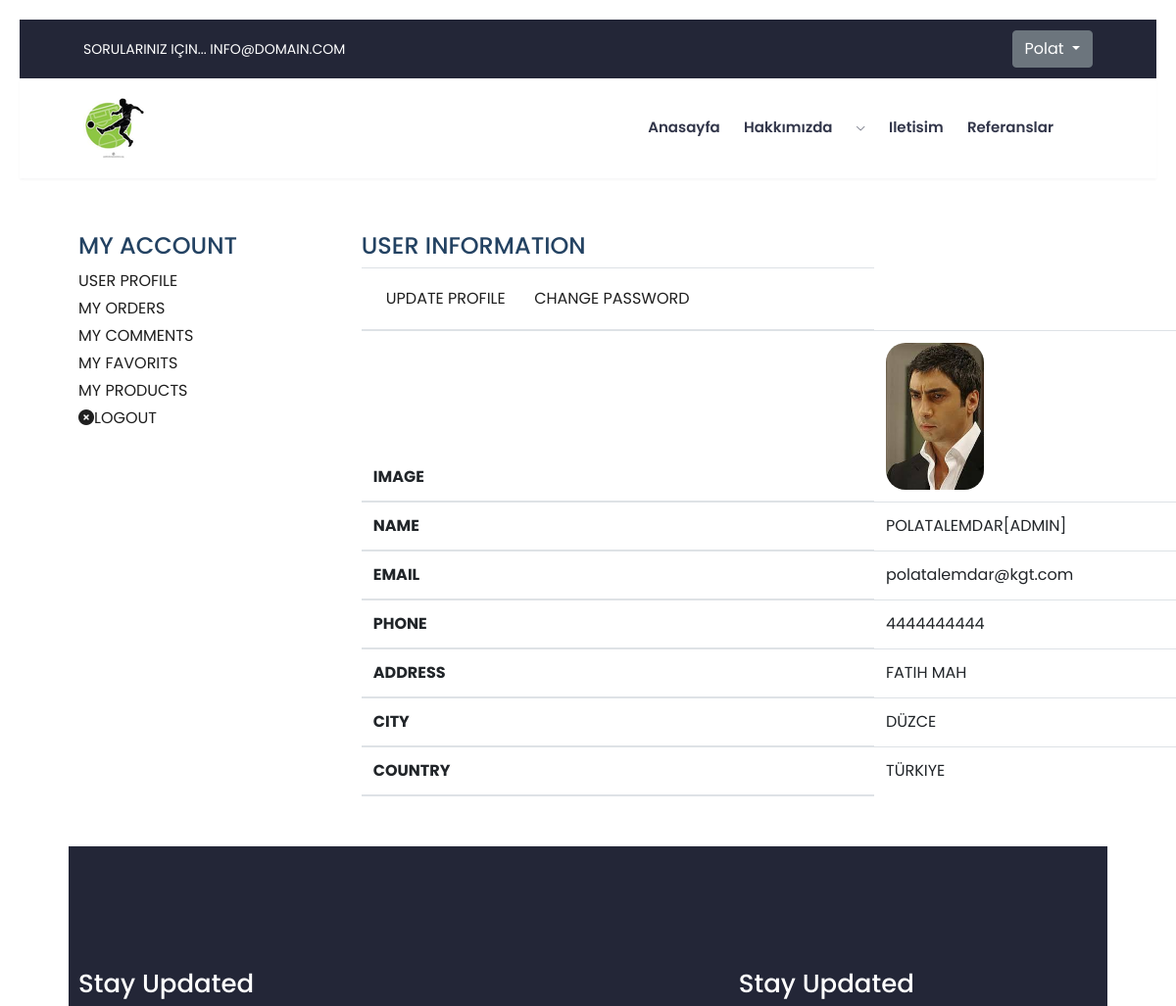
Page /user/ (signed in, upper part) on the earlier database version.
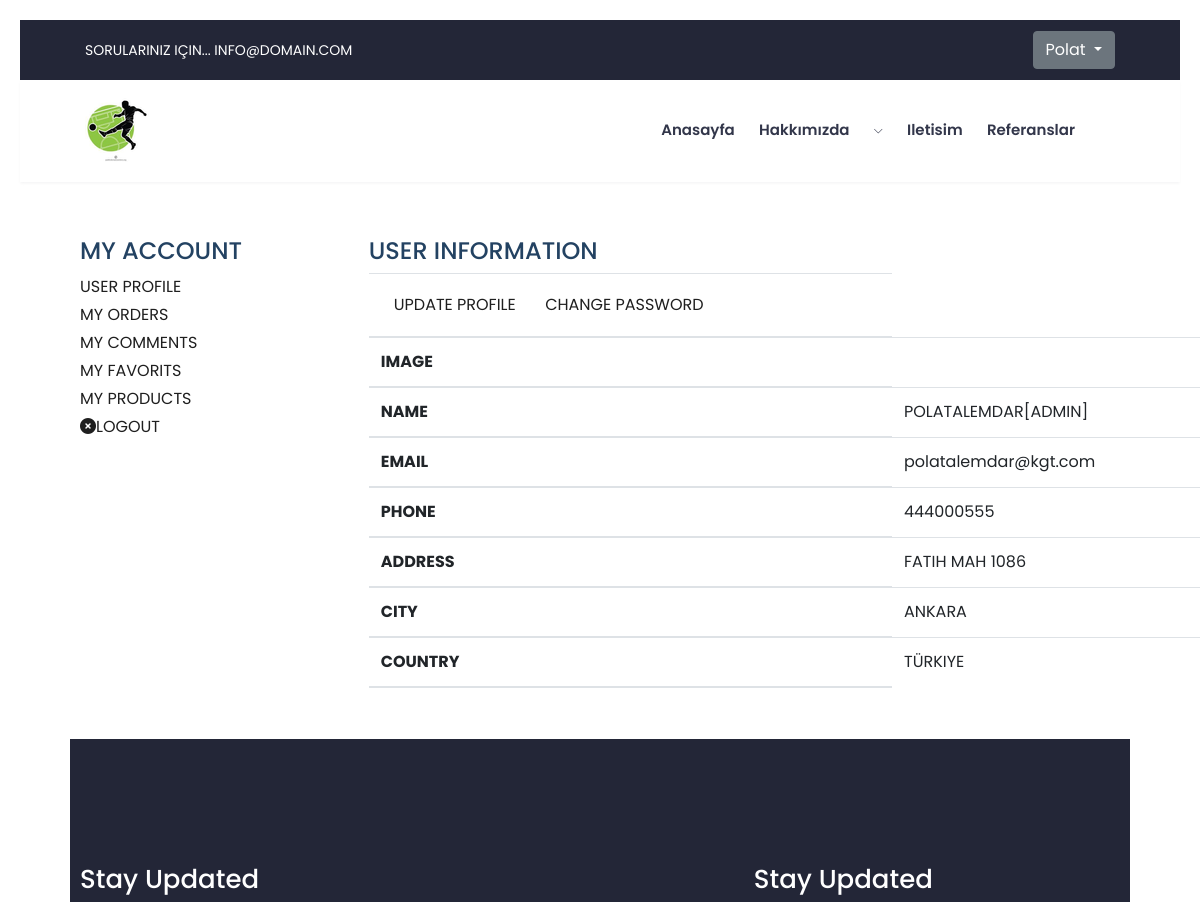
Same page on the later database version.
### home/models.py (models this page shows, shortened)
class UserProfile(models.Model):
    user =models.OneToOneField(User,on_delete=models.CASCADE )
    phone = models.CharField(blank=True, max_length=20)
    address = models.CharField(blank=True, max_length=150)
    city = models.CharField(blank=True, max_length=20)
    country = models.CharField(blank=True, max_length=20)
    image = models.ImageField(blank=True, upload_to='images/users/')
    def user_name(self):
        return self.user.first_name + '' +self.user.last_name + '[' +self.user.username + ']'
    def image_tag(self):
        return mark_safe('<img src="{}" height="50"/>'.format(self.image.url))
    image_tag.short_description = 'Image'

### user/views.py (the view)
# urls.py: path('', views.index, name='index'),
def index(request):
    category = Category.objects.all()
    current_user = request.user  # Access User Session information
    profile = UserProfile.objects.get(user_id =current_user.id)
    context = {'category': category,
               'profile': profile ,
               }
    return render(request,'user_profile.html',context)

### user/templates/user_profile.html (shortened to what this page needs)
{% extends "homebase.html" %}
{% block content %}
<div class="section" style="padding:50px">
    <div class="container">
        <div class="row">
                <div class ="col-md-3">
                    {% include "user_panel.html"  %}
                </div>
                <div class="col-md-9">
                     <div class="section-title">
                        <h3 class="title">user information</h3>
                     </div>
                   <table class="shopping-cart-table table">
								<thead>
                                    <tr>
                                    <th class="text-left">
                                        <a href="/user/update" class="primary-btn btn">Update Profile</a>
                                        <a href="/user/password" class="primary-btn btn">Change Password</a>
                                    </th>
                                    </tr>
									<tr>
                                            <th class="text-left">image</th>
                                        	<td><img src="{{ profile.image.url}}" alt="" style="border-radius: 20px;height: 150px"></td>
                                    </tr>
                                    <tr>
										<th class="text-left">Name</th>
                                            <td class="text-left"> {{ profile.user_name }}</td>
                                    </tr>
                                    <tr>
										<th class="text-left">Email</th>
                                           <td class="text-left" style="text-transform: lowercase">{{ profile.user.email }}</td>
                                    </tr>
                                    <tr>
										<th class="text-left">Phone</th>
                                             <td class="text-left">{{ profile.phone }}</td>
                                    </tr>
                                    <tr>
										<th class="text-left">Address</th>
                                            <td class="text-left">{{ profile.address }}</td>
                                    </tr>
                                    <tr>
                                        <th class="text-left">City</th>
                                            <td class="text-left">{{ profile.city }}</td>
                                    </tr>
                                    <tr>
										<th class="text-left">Country</th>
                                            <td class="text-left">{{ profile.country }}</td>
									</tr>
								</thead>
                   </table>
        </div>
    </div>
</div>
{% endblock %}

Differences in the rows shown:
changed UserProfile "TÜRKIYE": phone "4444444444" → "444000555"; address "FATIH MAH" → "FATIH MAH 1086"; city "DÜZCE" → "ANKARA"; image: picture removed
